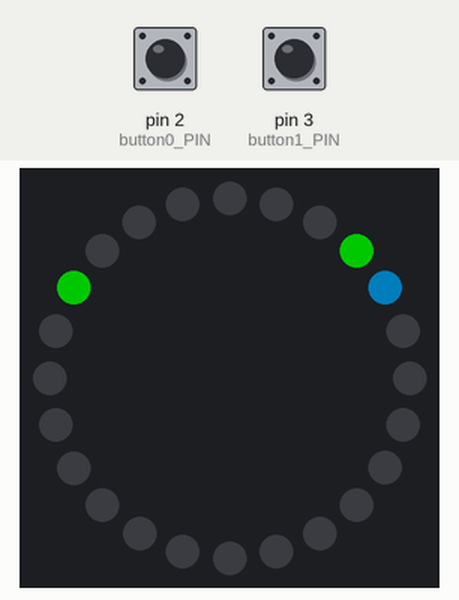
This sketch was run on a simulated Arduino Uno, built with avr-gcc and run on an emulated ATmega328P. Parts: 24 RGB LEDs in a ring, first at the top, clockwise. The test bench sets the inputs (shaded band); at power-on: pin 2 (button0_PIN) HIGH, pin 3 (button1_PIN) HIGH. Dim RGB values are drawn brighter than linear; random numbers use the default seed unless the sketch sets one.

Above: at 3.2 s.
3.3 s: pin 2 (button0_PIN) pulled LOW for 0.15 s
4.0 s: pin 3 (button1_PIN) pulled LOW for 1 s
At 4.37 s:
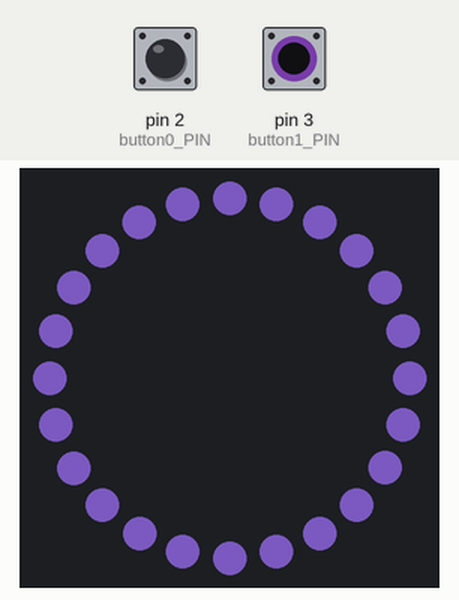
6.5 s: pin 2 (button0_PIN) pulled LOW for 1 s
At 10.5 s:
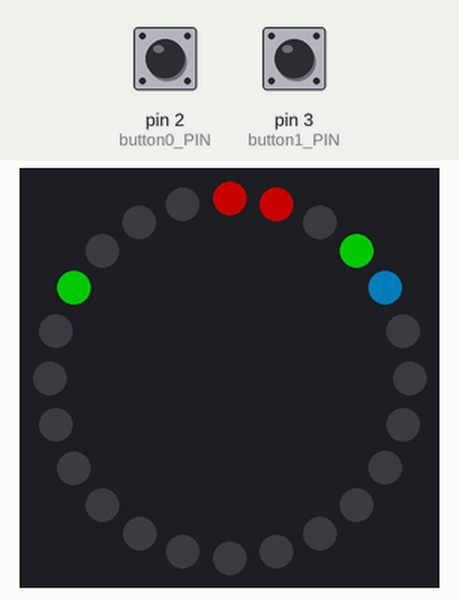
Timing chart, 0 to 12.0 s (numbered marks = the images above; inputs shaded):
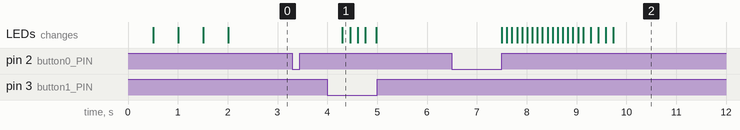

Measured:
- after the input at 3.3 s, every drawn part: stays the same
- after the input at 6.5 s, the LEDs: first change after 1.0 s (image 2 shows a later state)

The sketch:

ringpong.ino
```cpp
/****************************************************************************
 * RING PONG V1.0
 *
 * MADE BY AERODYNAMICS
 *
 * JULY 17, 2017
 *
 * FEEL FREE TO USE THE CODE
 *
 *
 ***************************************************************************/

#include <Adafruit_NeoPixel.h> //used to control the ring

#define RING_PIN 6      //control PIN of the neopixel ring
#define button0_PIN 2   //control PIN for the first button
#define button1_PIN 3   //control PIN for the 2nd button
#define num_LED 24      //number of LED on the ring


Adafruit_NeoPixel ring = Adafruit_NeoPixel(num_LED, RING_PIN, NEO_GRB + NEO_KHZ800);

uint32_t color;

bool game_ON = 0;          //state if the game is ON or not
bool player = 0;           //select the current player
int point_player0 = 0;     //number of player 0 points
int point_player1 = 0;     //number of player 1 points
bool dir = 0;              //select the direction of the game
int k=4;                   //position of the ball
int game_speed = 100;      //speed of the ball
int normal = 100;          //normal speed
unsigned long timer;       //timer used to accelerate the game

/**************************************************************************
 * SETUP
 *************************************************************************/

void setup() {

  pinMode(button0_PIN, INPUT_PULLUP); //Using the pullup option
  pinMode(button1_PIN, INPUT_PULLUP);

  ring.begin(); //switch on the ring

  //Creation of a random color for the game
  randomSeed(analogRead(A5));
  color = ring.Color(random(20, 100), random(20, 100), random(20, 100));

  ring_blink(color, 500, 2);  //starting "animation"
}


/**************************************************************************
 * LOOP
 *************************************************************************/

void loop() {

//Initializing game if player 0 is selected

  if(!game_ON && player == 0){
    k=4;

//Light on the border (green), the ball (blueish) and the points (red)
    ring.setPixelColor(3,0,100,0);
    ring.setPixelColor(ring.numPixels()-4,0,100,0);
    ring.setPixelColor(4,0,50,75);
    for(int i=0;i<point_player0;i++){
      ring.setPixelColor(i,100,0,0);
    }
    for(int i=ring.numPixels()-1;i>ring.numPixels()-point_player1-1;i--){
      ring.setPixelColor(i,100,0,0);
    }
    ring.show();

//Actions if player 0 engage the game
    if(!digitalRead(button0_PIN)){
      game_ON = 1;
      player = !player;
      normal = 100;
      game_speed = normal;
      delay(1000);
      timer = millis();
    }

  }
//Initializing game if player 1 is selected
  else if(!game_ON && player == 1){
    k=ring.numPixels()-5;

//Light on the border (green), the ball (blueish) and the points (red)
    ring.setPixelColor(3,0,100,0);
    ring.setPixelColor(ring.numPixels()-4,0,100,0);
    ring.setPixelColor(ring.numPixels()-5,0,50,75);
    for(int i=0;i<point_player0;i++){
      ring.setPixelColor(i,100,0,0);
    }
    for(int i=ring.numPixels()-1;i>ring.numPixels()-point_player1-1;i--){
      ring.setPixelColor(i,100,0,0);
    }
    ring.show();

//Actions if player 0 engage the game
    if(!digitalRead(button1_PIN)){
      game_ON = 1;
      player = !player;
      normal = 100;
      game_speed = normal;
      delay(1000);
      timer = millis();
    }
  }

// GAME IS ON
  else{

//Update the display
    comete(k,0,50,75);

    ring.setPixelColor(3,0,100,0);
    ring.setPixelColor(ring.numPixels()-4,0,100,0);

//IF PLAYER 1 is playing
    if(player == 1){

//When Player 1 is pushing the button
      if(!digitalRead(button1_PIN)){
//At the best moment
        if(k == ring.numPixels()-5){
          dir = !dir; //direction inversion
          game_speed = normal*0.5;// super speed
          player = !player; //player switch
        }

//At the good moment
        else if(k > ring.numPixels()-8 && k < ring.numPixels()-5){
          dir = !dir; //direction inversion
          game_speed = normal;  //normal speed
          player = !player; //player switch
        }

//If he pushes at a wrong moment
        else{
          game_ON = 0;               //Game OFF
          point_player0 ++;          // + 1pt for other player
          player = !player;          // player switch
          game_speed = normal*0.75;  //engagement speed
          ring_blink(color,150,2);   //ring blink
          show_none(); //screen off
        }
      }
    }

//IF PLAYER 0 is playing
    if(player == 0){ //Si c est au joureur 1

//When Player 0 is pushing the button
      if(!digitalRead(button0_PIN)){
//At the best moment
        if(k == 4){
          dir = !dir; //direction inversion
          game_speed = normal*0.5;// super speed
          player = !player; //player switch
        }

//At the good moment
        else if(k < 8 && k > 4){
          dir = !dir; //direction inversion
          game_speed = normal;// Normal speed
          player = !player; //player switch
        }

//If he pushes at a wrong moment
        else{
          game_ON = 0;              //Game OFF
          point_player1 ++;         // + 1pt for other player
          player = !player;         // player switch
          game_speed = normal*0.75; //engagement speed
          ring_blink(color,150,2);  //ring blink
          show_none();              //screen off
        }
      }

    }

 //MOVING THE BALL
    if(!dir){
      k++;
      delay(game_speed);

//Game fail for player 1 if he lets the ball going too far
      if(k>ring.numPixels()-5){
        game_ON = 0;
        point_player0 ++;
        player = !player;
        k=4;
        ring_blink(color,150,2);
        show_none();
      }
    }
    else {
      k--;
      delay(game_speed);

//Game fail for player 1 if he lets the ball going too far
      if(k<4){
        game_ON = 0; //fin de la partie
        point_player1 ++; //point en plus pour le joeur 1;
        player = !player;// changement de joueur ;
        k=ring.numPixels()-5;
        ring_blink(color,150,2);
        show_none();
      }
    }
  }

// ENDING THE GAME IF A PLAYER HAS MORE THAN 3 POINTS
  if (point_player0>3 || point_player1>3){
    ring_blink(color,150,5);
    game_ON = 0;
    player = 0;
    point_player0=0;
    point_player1=0;
    game_speed = 100;
    k=4;
    dir = 0;
 }

//ACCELERATING THE GAME
  if(millis()-timer > 5000){
    normal = normal*0.8;
    timer=millis();
  }
}


/**************************************************************************
 * FUNCTIONS
 *************************************************************************/
void show_all(uint32_t color) {
  for (int i = 0; i < ring.numPixels(); i++) {
    ring.setPixelColor(i, color);
  }
  ring.show();
}

void show_none() {
  for (int i = 0; i < ring.numPixels(); i++) {
    ring.setPixelColor(i, 0, 0, 0);
  }
  ring.show();
}

void ring_blink(uint32_t color, int wait, int num_repet){
  for(int i = 0 ; i<num_repet ; i++){
    show_all(color);
    delay(wait);
    show_none();
    delay(wait);
  }
}

void comete(int pos, byte r, byte g, byte b){
  for(int i=0; i < ring.numPixels(); i++){
    ring.setPixelColor(i,int32bittoRGB(ring.getPixelColor(i),'r')/3,int32bittoRGB(ring.getPixelColor(i),'g')/3,int32bittoRGB(ring.getPixelColor(i),'b')/3);
    ring.setPixelColor(pos,r,g,b);
    }
  ring.show();
}

uint8_t int32bittoRGB ( uint32_t color, char value )
{
  switch ( value ) {
    case 'r': return (uint8_t)(color >> 16);
    case 'g': return (uint8_t)(color >>  8);
    case 'b': return (uint8_t)(color >>  0);
    default:  return 0;
  }
}
```
